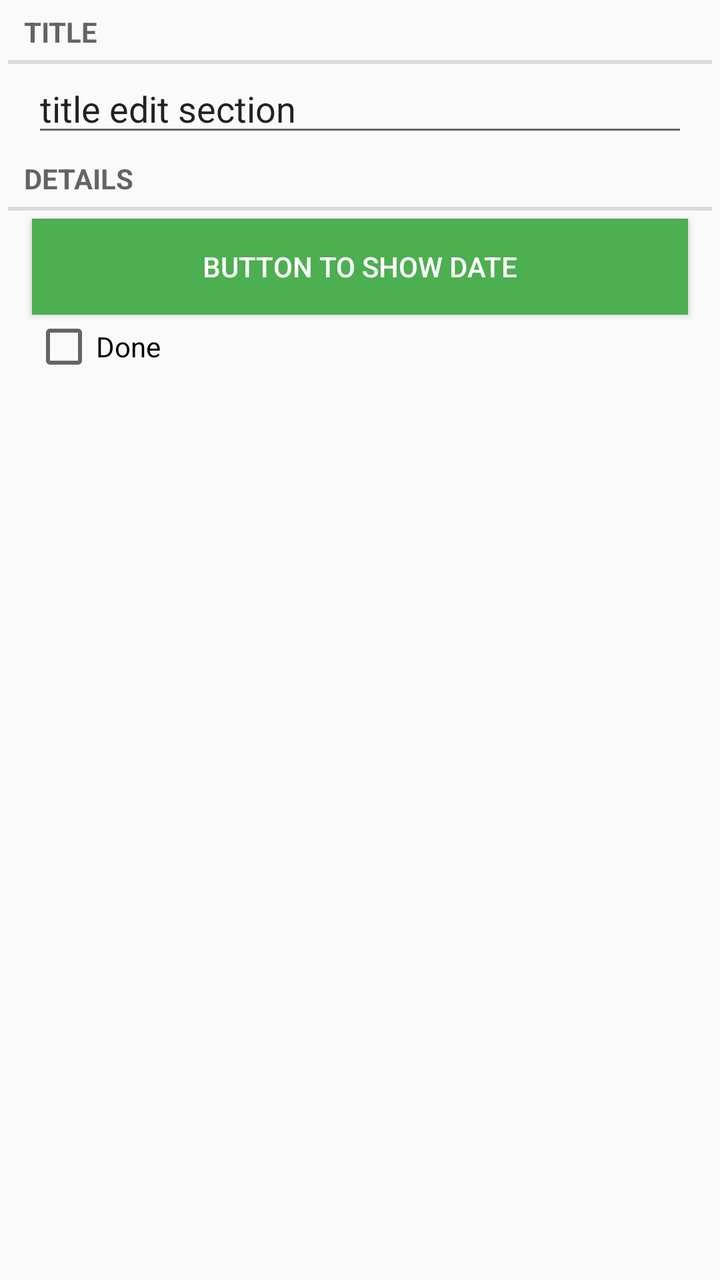
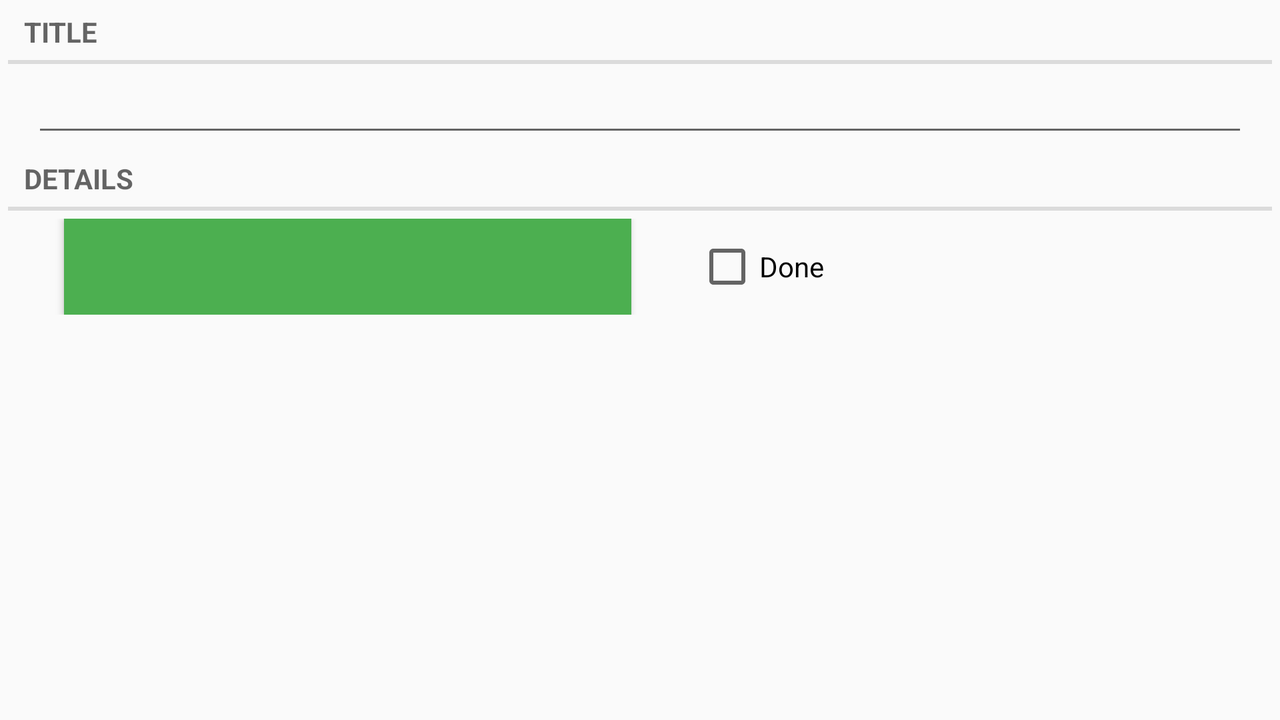

The same Android screen from two of the app's own layout files: first res/layout/ as a phone draws it, then the repository's variant for another configuration, drawn on a device whose configuration selects that folder. Both files follow.
<!-- AndroidManifest.xml: application theme AppTheme -->
<!-- res/layout/fragment_chore.xml -->
<?xml version="1.0" encoding="utf-8"?>
<LinearLayout xmlns:android="http://schemas.android.com/apk/res/android"
              android:orientation="vertical"
              android:layout_width="match_parent"
              android:layout_height="match_parent">


    <TextView
        android:layout_width="match_parent"
        android:layout_height="wrap_content"
        android:text="Title"
        android:layout_marginRight="4dp"
        android:layout_marginLeft="4dp"
        style="?android:listSeparatorTextViewStyle"/>
    <EditText
        android:id="@+id/chore_title"
        android:layout_width="match_parent"
        android:layout_height="wrap_content"
        android:layout_marginLeft="16dp"
        android:layout_marginRight="16dp"
        android:text="title edit section"/>
    <TextView
        android:layout_width="match_parent"
        android:layout_height="wrap_content"
        android:text="Details"
        android:layout_marginLeft="4dp"
        android:layout_marginRight="4dp"
        style="?android:listSeparatorTextViewStyle"/>
    <Button
        android:id="@+id/chore_date"
        android:layout_width="match_parent"
        android:layout_height="wrap_content"
        android:layout_marginTop="4dp"
        android:layout_marginLeft="16dp"
        android:layout_marginRight="16dp"
        android:background="#4caf50"
        android:textColor="#ffffff"
        android:text="button to show date"/>
    <CheckBox
        android:id="@+id/chore_done"
        android:layout_width="match_parent"
        android:layout_height="wrap_content"
        android:layout_marginRight="16dp"
        android:layout_marginLeft="16dp"
        android:text="Done"/>

</LinearLayout>
<!-- resources referenced by this layout -->
<resources>
  <style name="AppTheme" parent="Theme.AppCompat.Light.DarkActionBar">
          
          <item name="colorPrimary">#2e7d32</item>
          <item name="colorPrimaryDark">#1b5e20</item>
          <item name="colorAccent">#4caf50</item>
  
      </style>
</resources>
<!-- res/layout-land/fragment_chore.xml (the repository's variant of the layout above) -->
<!-- drawn on the phone turned sideways -->
<?xml version="1.0" encoding="utf-8"?>
<LinearLayout xmlns:android="http://schemas.android.com/apk/res/android"
              android:orientation="vertical"
              android:layout_width="match_parent"
              android:layout_height="match_parent">

    <TextView
        android:layout_width="match_parent"
        android:layout_height="wrap_content"
        android:text="Title"
        android:layout_marginRight="4dp"
        android:layout_marginLeft="4dp"
        style="?android:listSeparatorTextViewStyle"/>
    <EditText
        android:id="@+id/chore_title"
        android:layout_width="match_parent"
        android:layout_height="wrap_content"
        android:layout_marginLeft="16dp"
        android:layout_marginRight="16dp"/>
    <TextView
        android:layout_width="match_parent"
        android:layout_height="wrap_content"
        android:text="Details"
        android:layout_marginLeft="4dp"
        android:layout_marginRight="4dp"
        style="?android:listSeparatorTextViewStyle"/>

    <LinearLayout
        android:layout_width="match_parent"
        android:layout_height="wrap_content"
        android:orientation="horizontal"
        android:layout_marginTop="4dp"
        android:layout_marginRight="16dp"
        android:layout_marginLeft="16dp">
        <Button
            android:id="@+id/chore_date"
            android:layout_width="wrap_content"
            android:layout_height="wrap_content"
            android:layout_marginLeft="16dp"
            android:layout_marginRight="16dp"
            android:layout_weight="1"
            android:background="#4caf50"
            android:textColor="#ffffff"/>
        <CheckBox
            android:id="@+id/chore_done"
            android:layout_width="wrap_content"
            android:layout_height="wrap_content"
            android:layout_marginRight="16dp"
            android:layout_marginLeft="16dp"
            android:text="Done"
            android:layout_weight="1"/>
    </LinearLayout>

</LinearLayout>
